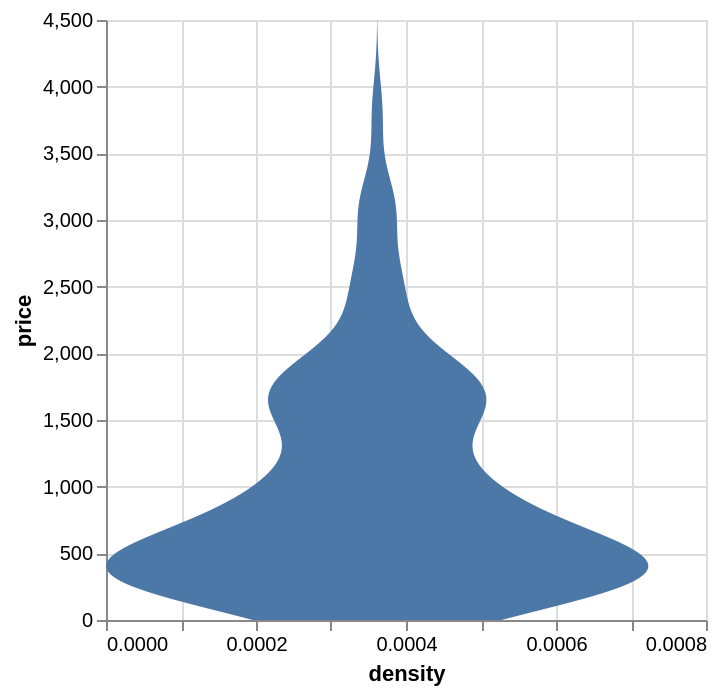

Write notebook code for a chart like this one.
### Code cell
# Limiting violin plot range

alt.Chart(auction_watch).transform_density(
    'price',
    as_=['price', 'density'],
    extent=[0,4500]
).mark_area(orient='horizontal').encode(
    x=alt.X('density:Q',stack='center'),
    y='price'
).properties(
    width=300
)

### Figure 1 — Vega-Lite specification as saved in the notebook (floating-point values rounded to 4 significant figures; data arrays with more than 128 entries replaced by an {"elided": "..."} marker saying what was removed)
{"config": {"view": {"continuousWidth": 300, "continuousHeight": 300}}, "data": {"name": "data-20154a6ab9b6be1180adef364a7e0526"}, "mark": {"type": "area", "orient": "horizontal"}, "encoding": {"x": {"field": "density", "stack": "center", "type": "quantitative"}, "y": {"field": "price", "type": "quantitative"}}, "transform": [{"density": "price", "extent": [0, 4500], "as": ["price", "density"]}], "width": 300, "$schema": "https://vega.github.io/schema/vega-lite/v6.1.0.json", "datasets": {"data-20154a6ab9b6be1180adef364a7e0526": {"elided": "457 records"}}}
